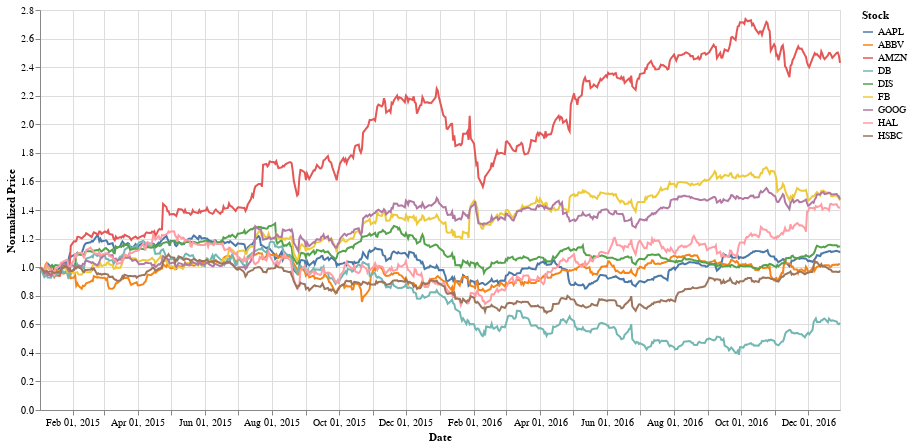

Here is the notebook cell this chart was saved with:
### Markdown cell above
# EDA

### Code cell
# Normalize the prices (price today divided by price on the first recorded day)
normalized_prices = stockPrices / stockPrices.iloc[0]

# Melt the DataFrame for easier plotting with Altair
long_normalized_prices = normalized_prices.reset_index().melt(
    id_vars='Date',
    var_name='stock',
    value_name='normalized_price'
)

# Plot the normalized prices using Altair
chart = alt.Chart(long_normalized_prices).mark_line().encode(
    x=alt.X('yearmonthdate(Date):T', title='Date'),
    y=alt.Y('normalized_price:Q', title='Normalized Price'),
    color=alt.Color('stock:N', title='Stock')
).properties(
    width=800,
    height=400
)

# To display the chart in a Jupyter notebook or similar environment, just type 'chart'
chart

### Figure 1 — Vega-Lite specification as saved in the notebook (floating-point values rounded to 4 significant figures; data arrays with more than 128 entries replaced by an {"elided": "..."} marker saying what was removed)
{"config": {"view": {"continuousWidth": 300, "continuousHeight": 300}}, "data": {"name": "data-e769e4666460cb5b60f9dd9297df3d1a"}, "mark": {"type": "line"}, "encoding": {"color": {"field": "stock", "title": "Stock", "type": "nominal"}, "x": {"field": "Date", "timeUnit": "yearmonthdate", "title": "Date", "type": "temporal"}, "y": {"field": "normalized_price", "title": "Normalized Price", "type": "quantitative"}}, "height": 400, "width": 800, "$schema": "https://vega.github.io/schema/vega-lite/v5.8.0.json", "datasets": {"data-e769e4666460cb5b60f9dd9297df3d1a": {"elided": "4536 records"}}}
